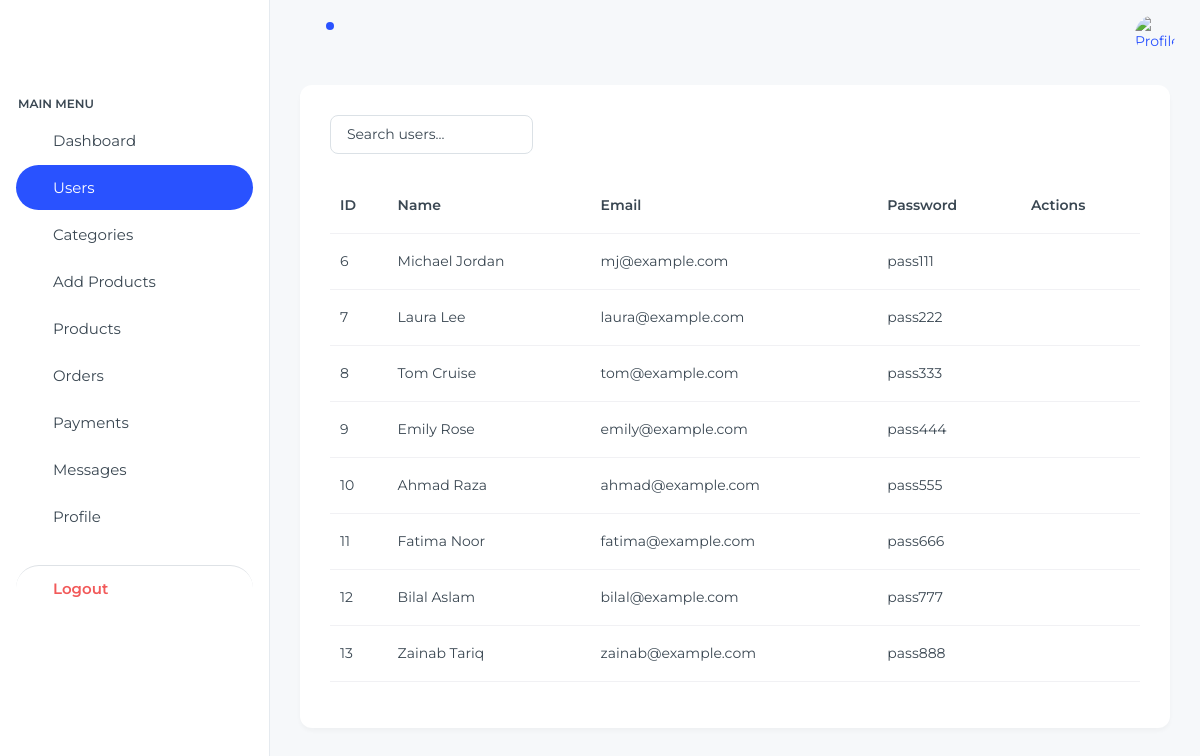
The app's page /dashboard/src/html/users.php with its own data.
### tables this page shows
CREATE TABLE `users` (
  `id` int(11) NOT NULL,
  `name` varchar(100) DEFAULT NULL,
  `email` varchar(100) DEFAULT NULL,
  `password` varchar(255) DEFAULT NULL,
  `created_at` timestamp NOT NULL DEFAULT current_timestamp()
);

### dashboard/src/html/users.php (the view, shortened to what this page needs)
<?php
include("includes/connection.php");
$limit = 10;
$page = isset($_GET['page']) ? (int)$_GET['page'] : 1;
$start = ($page - 1) * $limit;
$sql = "SELECT * FROM users LIMIT $start, $limit";
$result = $conn->query($sql);
?>
<!doctype html>
<html lang="en">
<head>
  <link rel="stylesheet" href="../../node_modules/simplebar/dist/simplebar.min.css">
  <link rel="stylesheet" href="../assets/css/styles.min.css" />
</head>
<body>
  <div class="page-wrapper" id="main-wrapper" data-layout="vertical" data-navbarbg="skin6" data-sidebartype="full"
    data-sidebar-position="fixed" data-header-position="fixed">
    <aside class="left-sidebar">
      <div>
        <div class="brand-logo d-flex align-items-center justify-content-between">
        </div>
        <?php include("includes/sidebar.php"); ?>
      </div>
    </aside>
    <div class="body-wrapper">
      <?php include("includes/header.php"); ?>
      <div class="container-fluid">
        <div class="card">
          <div class="card-body">
        <div class="mb-3">
          <input type="search" id="searchInput" class="form-control w-25 mb-4" placeholder="Search users...">
        </div>
            <table class="table" id="userTable">
              <thead>
                <tr>
                  <th>ID</th>
                  <th>Name</th>
                  <th>Email</th>
                  <th>Password</th>
                  <th>Actions</th>
                </tr>
              </thead>
              <tbody>
              <?php
              if ($result && $result->num_rows > 0) {
                  while ($row = $result->fetch_assoc()) {
                      $id = $row['id'];
                      $name = $row['name'];
                      $email = $row['email'];
                      $password = $row['password'];
              ?>
                <tr>
                  <td><?= $id ?></td>
                  <td><?= $name ?></td>
                  <td><?= $email ?></td>
                  <td><?= $password ?></td>
                  <td class="text-center">
                  </td>
                </tr>
              <?php
                  }
              } else {
                  echo "<tr><td colspan='5' class='text-center'>No users found.</td></tr>";
              }
              ?>
              </tbody>
            </table>
          </div>
        </div>
      </div>
    </div>
  </div>
</body>
</html>

### records on screen
users: id "6", name "Michael Jordan", email "mj@example.com", password "pass111"
users: id "7", name "Laura Lee", email "laura@example.com", password "pass222"
users: id "8", name "Tom Cruise", email "tom@example.com", password "pass333"
users: id "9", name "Emily Rose", email "emily@example.com", password "pass444"
users: id "10", name "Ahmad Raza", email "ahmad@example.com", password "pass555"
users: id "11", name "Fatima Noor", email "fatima@example.com", password "pass666"
users: id "12", name "Bilal Aslam", email "bilal@example.com", password "pass777"
users: id "13", name "Zainab Tariq", email "zainab@example.com", password "pass888"
